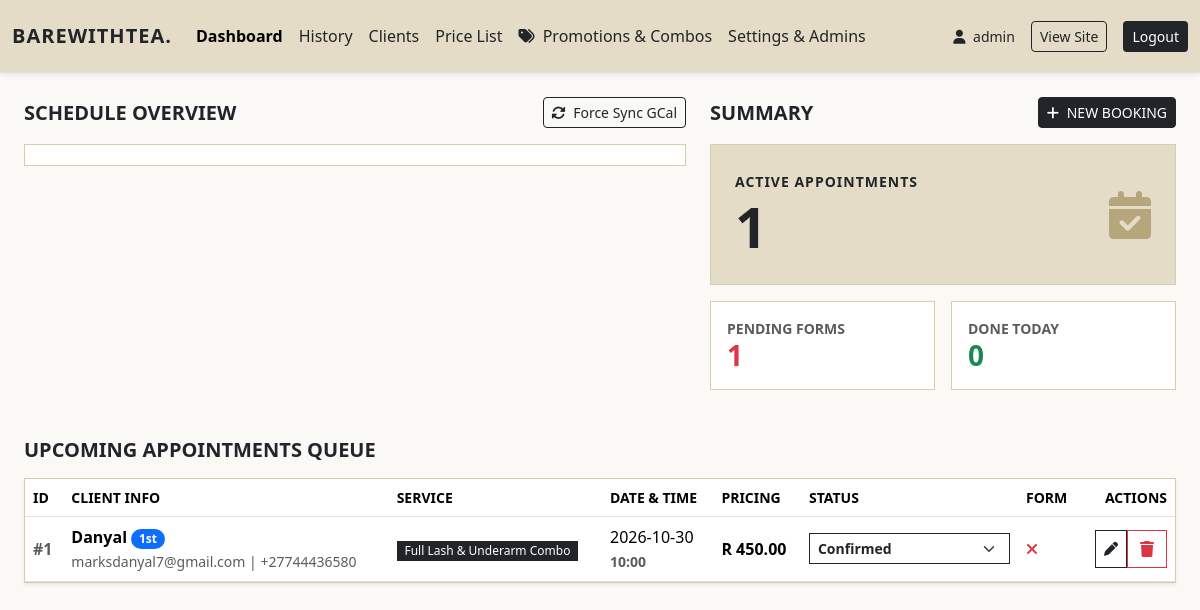
Page /admin/dashboard.php (signed in) on the committed database.
### tables this page shows
CREATE TABLE bookings (
        id INTEGER PRIMARY KEY AUTOINCREMENT,
        client_id INTEGER DEFAULT 0,
        client_name TEXT NOT NULL,
        client_email TEXT NOT NULL,
        client_phone TEXT NOT NULL,
        service TEXT NOT NULL,
        subtotal REAL DEFAULT 0,
        additional_costs REAL DEFAULT 0,
        discount_type TEXT DEFAULT 'fixed',
        discount_value REAL DEFAULT 0,
        redeemable_code TEXT DEFAULT '',
        total_amount REAL DEFAULT 0,
        is_first_time INTEGER DEFAULT 0,
        booking_date TEXT NOT NULL,
        booking_time TEXT NOT NULL,
        status TEXT DEFAULT 'pending',
        payment_status TEXT DEFAULT 'outstanding',
        indemnity_completed INTEGER DEFAULT 0,
        refill_due_date TEXT DEFAULT '',
        suggested_date TEXT DEFAULT '',
        suggested_time TEXT DEFAULT '',
        synced_to_calendar INTEGER DEFAULT 0,
        gcal_event_id TEXT DEFAULT '',
        created_at DATETIME DEFAULT CURRENT_TIMESTAMP
    );

### admin/dashboard.php (the view, shortened to what this page needs)
<?php
require_once __DIR__ . '/../backend/gcal-helper.php';
$upcomingStmt = $pdo->query("SELECT * FROM bookings WHERE status NOT IN ('completed', 'cancelled', 'no_show', 'mistake') ORDER BY booking_date ASC, booking_time ASC");
$upcomingBookings = $upcomingStmt->fetchAll(PDO::FETCH_ASSOC);
$totalActive = count($upcomingBookings);
$pendingIndemnityCount = $pdo->query("SELECT COUNT(*) FROM bookings WHERE status NOT IN ('completed', 'cancelled', 'mistake') AND indemnity_completed = 0")->fetchColumn();
$completedToday = $pdo->query("SELECT COUNT(*) FROM bookings WHERE status = 'completed' AND DATE(created_at) = DATE('now')")->fetchColumn();
?>
<!DOCTYPE html>
<html lang="en">
<head>
    <link href="https://cdn.jsdelivr.net/npm/bootstrap@5.3.3/dist/css/bootstrap.min.css" rel="stylesheet">
    <link href="https://cdnjs.cloudflare.com/ajax/libs/font-awesome/6.4.0/css/all.min.css" rel="stylesheet">
</head>
<body>
<?php include __DIR__ . '/navbar.php'; ?>
<div class="container-fluid py-4 px-4">
    <div class="row g-4 mb-5">
        <div class="col-lg-7 col-md-12">
            <div class="d-flex justify-content-between align-items-center mb-3">
                <h5 class="fw-bold mb-0 text-uppercase tracking-wide">Schedule Overview</h5>
                <form method="POST" class="d-inline">
                    <button type="submit" class="btn btn-sm btn-outline-dark"><i class="fa-solid fa-rotate me-1"></i> Force Sync GCal</button>
                </form>
            </div>
            <div id="calendar-wrapper">
                <div id="calendar"></div>
            </div>
        </div>
        <div class="col-lg-5 col-md-12">
            <div class="d-flex justify-content-between align-items-center mb-3">
                <h5 class="fw-bold mb-0 text-uppercase tracking-wide">Summary</h5>
                <button class="btn btn-sm btn-dark text-uppercase" data-bs-toggle="modal" data-bs-target="#createBookingModal"><i class="fa-solid fa-plus me-1"></i> New Booking</button>
            </div>
            <div class="row g-3">
                <div class="col-12">
                    <div class="card card-stats p-4">
                        <div class="d-flex justify-content-between align-items-center">
                            <div>
                                <span class="small fw-bold text-uppercase" style="letter-spacing: 1px;">Active Appointments</span>
                                <h1 class="fw-bold mb-0 display-4"><?= $totalActive ?></h1>
                            </div>
                            <i class="fa-solid fa-calendar-check fa-3x" style="color: #b5a67c;"></i>
                        </div>
                    </div>
                </div>
                <div class="col-6">
                    <div class="card card-stats p-3" style="background-color: #fff; border-color: #d7ccab;">
                        <span class="small fw-bold text-uppercase text-muted">Pending Forms</span>
                        <h3 class="fw-bold mb-0 text-danger"><?= $pendingIndemnityCount ?></h3>
                    </div>
                </div>
                <div class="col-6">
                    <div class="card card-stats p-3" style="background-color: #fff; border-color: #d7ccab;">
                        <span class="small fw-bold text-uppercase text-muted">Done Today</span>
                        <h3 class="fw-bold mb-0 text-success"><?= $completedToday ?></h3>
                    </div>
                </div>
            </div>
        </div>
    </div>
    <div class="d-flex justify-content-between align-items-center mb-3 mt-4" id="upcoming">
        <h5 class="fw-bold mb-0 text-uppercase tracking-wide">Upcoming Appointments Queue</h5>
    </div>
    <div class="card card-custom shadow-sm mb-5">
        <div class="table-responsive">
            <table class="table table-hover align-middle mb-0">
                <thead style="background-color: #e4dcc6;">
                    <tr>
                        <th class="text-uppercase small">ID</th>
                        <th class="text-uppercase small">Client Info</th>
                        <th class="text-uppercase small">Service</th>
                        <th class="text-uppercase small">Date & Time</th>
                        <th class="text-uppercase small">Pricing</th>
                        <th class="text-uppercase small">Status</th>
                        <th class="text-uppercase small">Form</th>
                        <th class="text-end text-uppercase small">Actions</th>
                    </tr>
                </thead>
                <tbody>
                    <?php if (empty($upcomingBookings)): ?>
                        <tr><td colspan="8" class="text-center py-5 text-muted">Queue is empty. No active appointments.</td></tr>
                    <?php else: ?>
                        <?php foreach ($upcomingBookings as $b): ?>
                            <tr>
                                <td class="fw-bold text-muted">#<?= $b['id'] ?></td>
                                <td>
                                    <span class="fw-bold"><?= htmlspecialchars($b['client_name']) ?></span>
                                    <?php if($b['is_first_time']): ?> <span class="badge bg-primary rounded-pill x-small">1st</span> <?php endif; ?><br>
                                    <small class="text-muted"><?= htmlspecialchars($b['client_email']) ?> | <?= htmlspecialchars($b['client_phone']) ?></small>
                                </td>
                                <td><span class="badge bg-dark fw-normal rounded-0"><?= htmlspecialchars($b['service']) ?></span></td>
                                <td>
                                    <?= htmlspecialchars($b['booking_date']) ?><br>
                                    <small class="text-muted fw-bold"><?= htmlspecialchars($b['booking_time']) ?></small>
                                </td>
                                <td>
                                    <strong>R <?= number_format((float)$b['total_amount'], 2) ?></strong>
                                </td>
                                <td>
                                    <form method="POST" action="dashboard.php" class="d-inline">
                                        <select name="status" class="form-select form-select-sm fw-bold border-dark rounded-0" onchange="this.form.submit()">
                                            <option value="confirmed" <?= $b['status'] === 'confirmed' ? 'selected' : '' ?>>Confirmed</option>
                                        </select>
                                    </form>
                                </td>
                                <td>
                                    <?php if ($b['indemnity_completed'] == 1): ?>
                                        <i class="fa-solid fa-check text-success"></i>
                                    <?php else: ?>
                                        <i class="fa-solid fa-xmark text-danger"></i>
                                    <?php endif; ?>
                                </td>
                                <td class="text-end">
                                    <div class="btn-group btn-group-sm">
                                        <button class="btn btn-outline-dark rounded-0" data-bs-toggle="modal" data-bs-target="#editBookingModal<?= $b['id'] ?>"><i class="fa-solid fa-pen"></i></button>
                                        <form method="POST" class="d-inline" onsubmit="return confirm('Delete booking?');">
                                            <button type="submit" class="btn btn-outline-danger rounded-0"><i class="fa-solid fa-trash"></i></button>
                                        </form>
                                    </div>
                                </td>
                            </tr>
                        <?php endforeach; ?>
                    <?php endif; ?>
                </tbody>
            </table>
        </div>
    </div>
</div>
</body>
</html>

### admin/navbar.php (shortened to what this page needs)
<?php
$currentPage = basename($_SERVER['PHP_SELF']);
?>
<nav class="navbar navbar-expand-lg border-bottom sticky-top py-3 shadow-sm" style="background-color: #e4dcc6;">
    <div class="container-fluid">
        <a class="navbar-brand fw-bold text-uppercase small tracking-wide text-dark" href="dashboard.php" style="letter-spacing: 1px;">
            barewithtea.
        </a>
        <div class="collapse navbar-collapse" id="adminNavbar">
            <ul class="navbar-nav me-auto mb-2 mb-lg-0">
                <li class="nav-item">
                    <a class="nav-item nav-link <?= $currentPage === 'dashboard.php' ? 'active fw-bold' : 'text-dark' ?>" href="dashboard.php">
                        Dashboard
                    </a>
                </li>
                <li class="nav-item">
                    <a class="nav-item nav-link <?= $currentPage === 'history.php' ? 'active fw-bold' : 'text-dark' ?>" href="history.php">
                        History
                    </a>
                </li>
                <li class="nav-item">
                    <a class="nav-item nav-link <?= $currentPage === 'clients.php' ? 'active fw-bold' : 'text-dark' ?>" href="clients.php">
                        Clients
                    </a>
                </li>
                <li class="nav-item">
                    <a class="nav-item nav-link <?= $currentPage === 'prices.php' ? 'active fw-bold' : 'text-dark' ?>" href="prices.php">
                        Price List
                    </a>
                </li>
                <li class="nav-item">
                    <a class="nav-item nav-link <?= $currentPage === 'promotions.php' ? 'active fw-bold' : 'text-dark' ?>" href="promotions.php">
                        <i class="fa-solid fa-tags me-1"></i> Promotions & Combos
                    </a>
                </li>
                <li class="nav-item">
                    <a class="nav-item nav-link <?= $currentPage === 'settings.php' ? 'active fw-bold' : 'text-dark' ?>" href="settings.php">
                        Settings & Admins
                    </a>
                </li>
            </ul>
            <div class="d-flex align-items-center gap-3">
                <span class="text-dark small"><i class="fa-solid fa-user me-1"></i> <?= htmlspecialchars($_SESSION['admin_user'] ?? 'Admin') ?></span>
                <a href="../index.html" class="btn btn-sm btn-outline-dark" target="_blank">View Site</a>
                <a href="logout.php" class="btn btn-sm text-white" style="background-color: #212529;">Logout</a>
            </div>
        </div>
    </div>
</nav>

### admin/dashboard.php (style rules this page uses)
body { background-color: #faf9f6; font-family: system-ui, -apple-system, sans-serif; color: #212529; }
.card-custom { border-radius: 0px; border: 1px solid #d7ccab; background: #ffffff; box-shadow: 0 4px 6px rgba(0,0,0,0.02); }
.card-stats { border: 1px solid #d7ccab; border-radius: 0; background: #e4dcc6; }
#calendar-wrapper { max-width: 800px; margin: 0 auto; }
#calendar { background: #ffffff; border: 1px solid #d7ccab; padding: 10px; font-size: 0.9rem; }

### rows in the picture
bookings: id "1", client_name "Danyal", is_first_time "1st", client_email "marksdanyal7@gmail.com", client_phone "+27744436580", service "Full Lash & Underarm Combo", booking_date "2026-10-30", booking_time "10:00", total_amount "450.00", status "Confirmed", indemnity_completed 0 (drawn)

### other values in the picture
$_SESSION['admin_user'] "admin"
$totalActive "1"
$pendingIndemnityCount "1"
$completedToday "0"
